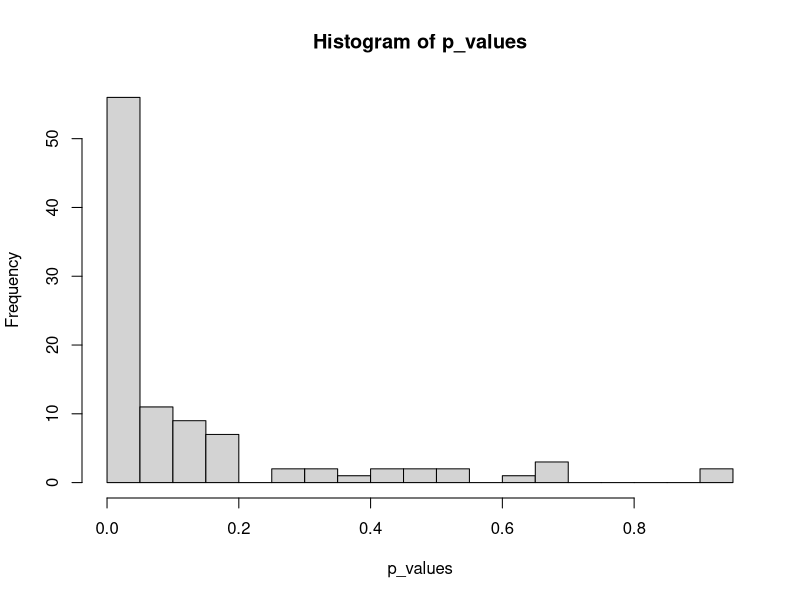

Source code (R):
# Lesson 7: p-Value Hacking
# https://www.youtube.com/watch?v=ncqcFNHmMoc
#############################################

# Small sample size: 
n=10
p_values <- sapply(1:100, FUN = function(x) t.test(rnorm(n), rnorm(n,mean = 1))$p.value)

#True Mean of p-value if you perform the experiment often enough (> 0.05)
mean(p_values)

#But most of the singular p-values are a lot smaller (< 0.05)
significant_p_values = which(p_values <0.05)
length(significant_p_values) / length(p_values) * 100 # percentage of "significant" p-values

#Histogram shows the distribution
hist(p_values, breaks = 20)

